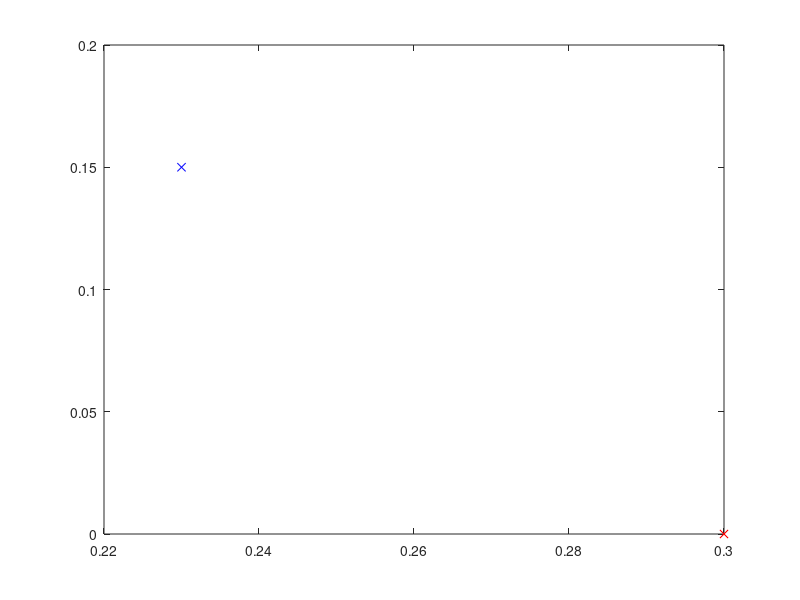

The MATLAB source for this figure: (Note: this script raises an error after producing the figure.)
%global robot
%[ robot ] = initilize_arm( );

%speed:
speed = 0.01; %m/s

%coordinate system:
x = [1;0;0];
y = [0;1;0];
z = [0;0;1];

%define line in 3D space:
P0T_start = [2.3;1.5;0.5]*0.1;
P0T_end = [2.3;-1.5;0.5]*0.1;

lambda = 50;

linex = linspace(P0T_start(1),P0T_end(1),lambda)-P0T_start(1);
liney = linspace(P0T_start(2),P0T_end(2),lambda)-P0T_start(2);
linez = linspace(P0T_start(3),P0T_end(3),lambda)-P0T_start(3);

%define obstical:
c = [0.30; 0; 0.1710];
r = 0.1225;


%[ q_new ] = move_arm( P0T_start, 0 );
figure(1)
plot(P0T_start(1),P0T_start(2),'xb')
hold on
plot(c(1),c(2),'xr')

[cx,cy] = obs(c,r-0.03);
plot(cx,cy,'r')

arrive_time = clock;
start_time = clock;
P0T_last = P0T_start;

for i = 1:length(linex)
    P0T_current = P0T_start + [linex(i);liney(i);linez(i)];
    
    
    %check if collision
    if (P0T_current(3)) < c(3)
        
        %calculated distance to obstican in x/y
        dist_x = c(1) - P0T_current(1);
        dist_y = c(2) - P0T_current(2);
        dist = norm([dist_x dist_y]);
       
        if dist < r
            %theta = cos(dist_y/r);
            %change = asin(theta)*r + dist_x
            %P0T_current(1) = P0T_current(1)-change;
            ex = P0T_current(1);
            ey = P0T_current(2);
            ratio = r/dist;
            
            x_des = dist_x*ratio;
            y_des = dist_y*ratio;
            
            P0T_current(1) = c(1) - x_des;
            P0T_current(2) = c(2) - y_des;
%           P0T_current(1) = -sqrt(-((ey-c(2))^2)+r^2)+ex+0.08;          
          
        end   
    end
 
    % move the arm
    % find distance:
    travel_dist = norm(P0T_current - P0T_last);
    wait_time = travel_dist/speed;
    while (1)
        time = clock;
        disp(etime(time,arrive_time))
        if etime(time,arrive_time) > wait_time
            break
        end
    end
    
    [ q_new ] = move_arm( P0T_current, 0, 0 );
    arrive_time = clock;

    
    plot(P0T_current(1),P0T_current(2),'xb')
    hold on
    xlim([0.1 0.5])
    ylim([-0.2 0.2])
    xlabel('x-position (meters)')
    ylabel('y-position (meters)')
    pause(0.2)
    P0T_last = P0T_current;
 
end


final_time = etime(clock,start_time)
